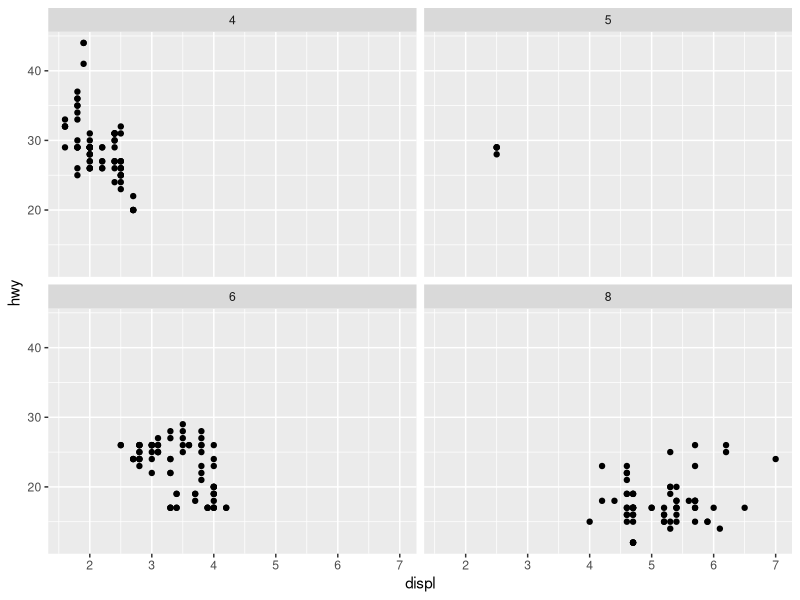
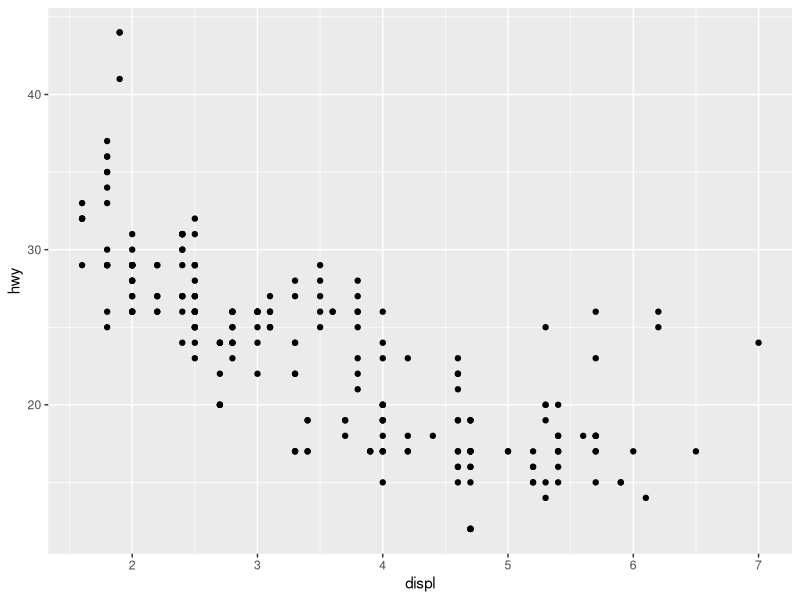

Reproduce these figures in R, in order. (Note: this script raises an error after producing the figures.)
library(ggplot2)
library(ggthemes)

#Do cars with big engines use more fule than cars with small engines?

?mpg
highway_size <- ggplot(mpg, aes(displ, hwy)) + geom_point()
city_size <- ggplot(mpg, aes(displ, cty)) + geom_point()
highway_size <- highway_size + facet_wrap(~cyl)
highway_size
highway_size <- ggplot(mpg, aes(displ, hwy)) + geom_point()
highway_size
install.pack